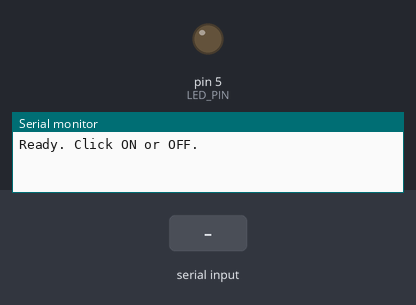
This sketch was run on a simulated Arduino Uno, built with avr-gcc and run on an emulated ATmega328P. On the bench: output pins drawn as LEDs (lit = HIGH), the last lines printed to the serial monitor. Inputs (shaded band) come from the test bench.

Above: at 1.2 s.
1.3 s: "ON\n" received over Serial
At 2.0 s:
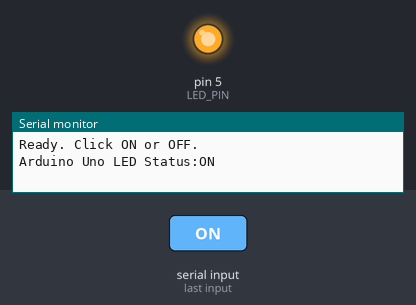
2.8 s: "OFF\n" received over Serial
At 3.2 s:
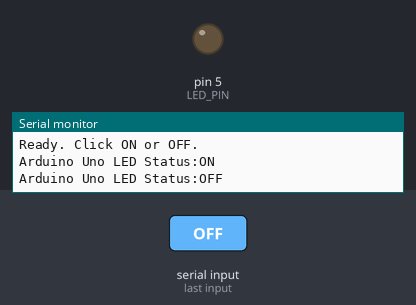
Timing chart, 0 to 5.8 s (numbered marks = the images above; inputs shaded):
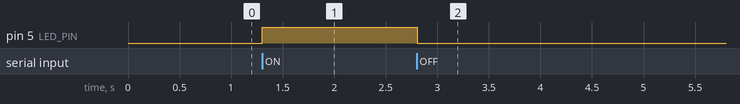

Measured:
- after the input at 1.3 s, pin 5 (LED_PIN): LOW → HIGH at once
- after the input at 2.8 s, pin 5 (LED_PIN): HIGH → LOW at once

The sketch:

Task3_2_adv.ino
```cpp
const int LED_PIN = 5;

void setup() {
  pinMode(LED_PIN, OUTPUT);
  Serial.begin(9600);
  Serial.println("Ready. Click ON or OFF.");
}

void loop() {
  if (Serial.available() > 0) {
    String cmd = Serial.readStringUntil('\n');
    cmd.trim();

    if (cmd == "ON") {
      digitalWrite(LED_PIN, HIGH);
      Serial.println("Arduino Uno LED Status:ON");
    }
    else if (cmd == "OFF") {
      digitalWrite(LED_PIN, LOW);
      Serial.println("Arduino Uno LED Status:OFF");
    }
    else {
      Serial.println("Unknown command");
    }
  }
}
```
